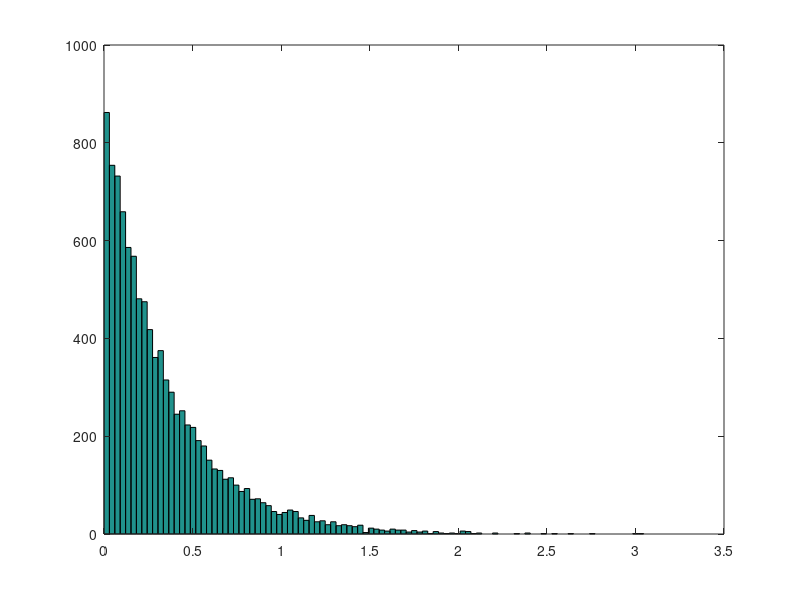

This chart was generated by the following MATLAB code:
clc; clear; close all

%X= rand([10000,1]);
%hist(X,100) %numero de subintervalos que va de 0 a  1 (Distribucion uniforme)

X=zeros(10000,1);
for i=1:10000
    
u=rand;
x=(-log(1-u)/3);
X(i)=x;
end

prom=mean(X)
hist(X,100)
